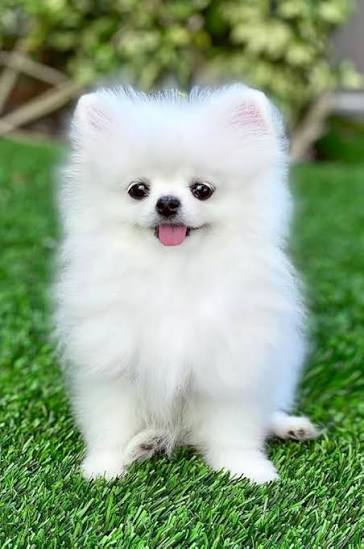
#> input picture data/raw/sample.jfif, 364 x 549 px, found by its file name
$ python transformations.py
#> lines starting #> are read from the running program, lines starting #| are printed output that depends on the picture; after the words box and inside, x2 and y2 are one past the last pixel; in counts of white or black regions, pixels touching at a corner belong together
"""
Image Transformation Module

Performs:
- Rotation
- Flipping
- Scaling
- Translation
- ROI Selection

Author: Jyotsna Mandadhi
"""

import cv2
import os
import numpy as np

image = cv2.imread(r"F:\INNOMATICS\ML\Open_Cv\AI-Visual-Quality-Inspector\data\raw\sample.jfif")
#> image is the input picture: shape (549, 364, 3); mean B, G, R 130.4, 162.8, 140.1

if image is None:
    raise FileNotFoundError("Image not found!")

OUTPUT_FOLDERS = [
    "outputs/rotated",
    "outputs/flipped",
    "outputs/cropped",
    "outputs/translated",
    "outputs/scaled",
    "outputs/roi",
]

for folder in OUTPUT_FOLDERS:
    os.makedirs(folder, exist_ok=True)

# Rotation

height, width = image.shape[:2]
#> height = 549; width = 364

center = (width//2, height//2)
#> center = (182, 274)

rotation_matrix = cv2.getRotationMatrix2D(center, 45, 1)

rotated = cv2.warpAffine(image, rotation_matrix, (width, height))
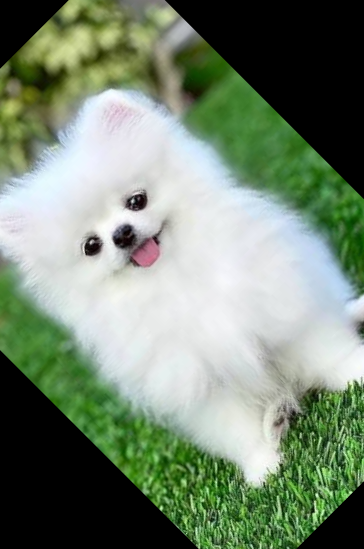
#> rotated: shape (549, 364, 3); mean B, G, R 115.3, 135.8, 119.5

cv2.imwrite("outputs/rotated/rotated.jpg", rotated)

# Flip

horizontal = cv2.flip(image, 1)
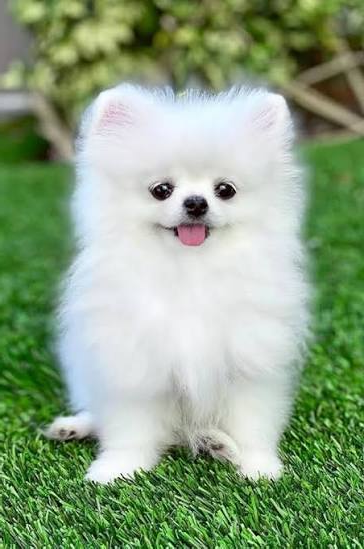
#> horizontal: shape (549, 364, 3); mean B, G, R 130.4, 162.8, 140.1
vertical = cv2.flip(image, 0)
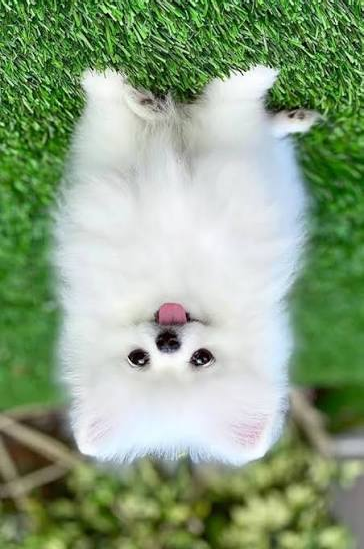
#> vertical: shape (549, 364, 3); mean B, G, R 130.4, 162.8, 140.1

cv2.imwrite("outputs/flipped/horizontal.jpg", horizontal)
cv2.imwrite("outputs/flipped/vertical.jpg", vertical)

# Crop

ROI_X1 = 200
ROI_Y1 = 150
ROI_X2 = 700
ROI_Y2 = 650

cropped = image[ROI_Y1:ROI_Y2, ROI_X1:ROI_X2]
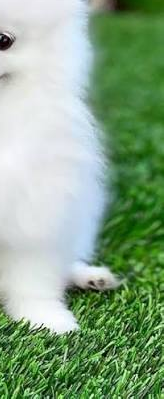
#> cropped: shape (399, 164, 3); mean B, G, R 135.7, 167.3, 137.1

cv2.imwrite("outputs/cropped/cropped.jpg", cropped)

# Region of Interest Rectangle

roi_image = image.copy()

cv2.rectangle(
    roi_image,
    (200,150),
    (700,650),
    (0,255,0),
    3
)
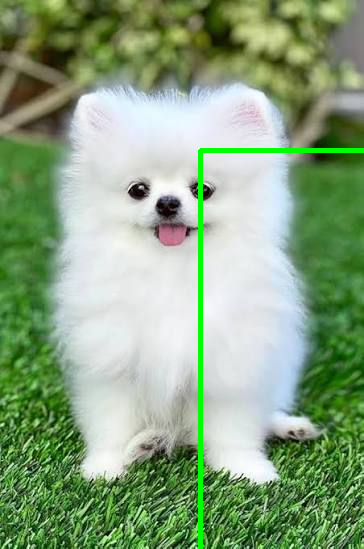
#> roi_image: shape (549, 364, 3); 1.4% of pixels changed, all inside (x1, y1, x2, y2) = (198, 148, 364, 549)

cv2.imwrite("outputs/roi/roi.jpg", roi_image)

# Move Image

translation_matrix = np.float32([
    [1,0,100],
    [0,1,50]
])

translated = cv2.warpAffine(
    image,
    translation_matrix,
    (width,height)
)
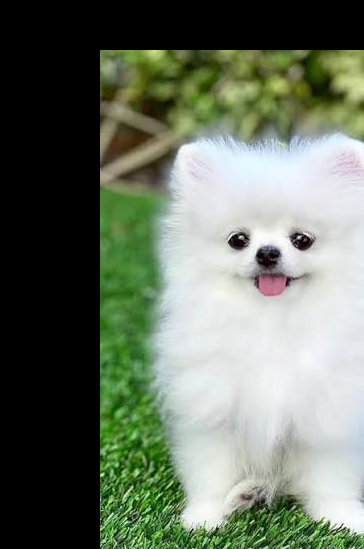
#> translated: shape (549, 364, 3); mean B, G, R 99.5, 115.8, 105.6

cv2.imwrite("outputs/translated/translated.jpg", translated)

# Scale

scaled = cv2.resize(
    image,
    None,
    fx=0.5,
    fy=0.5
)
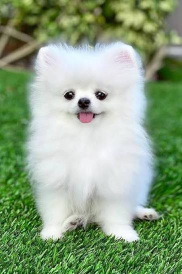
#> scaled: shape (274, 182, 3); mean B, G, R 130.7, 163, 140.4

cv2.imwrite("outputs/scaled/scaled.jpg", scaled)
